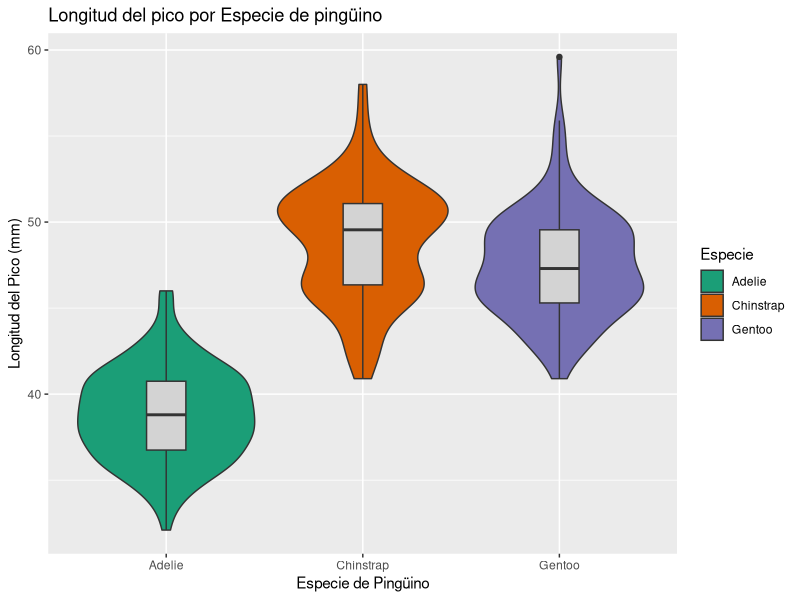
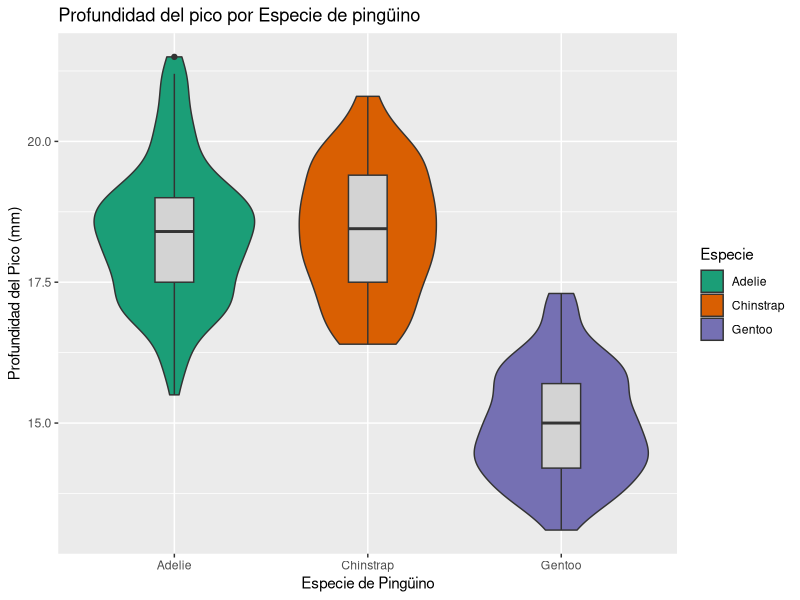
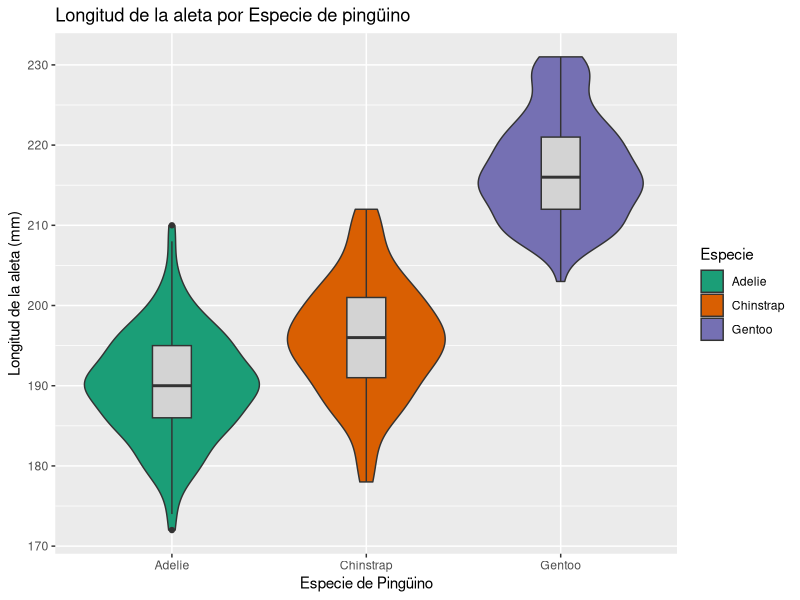
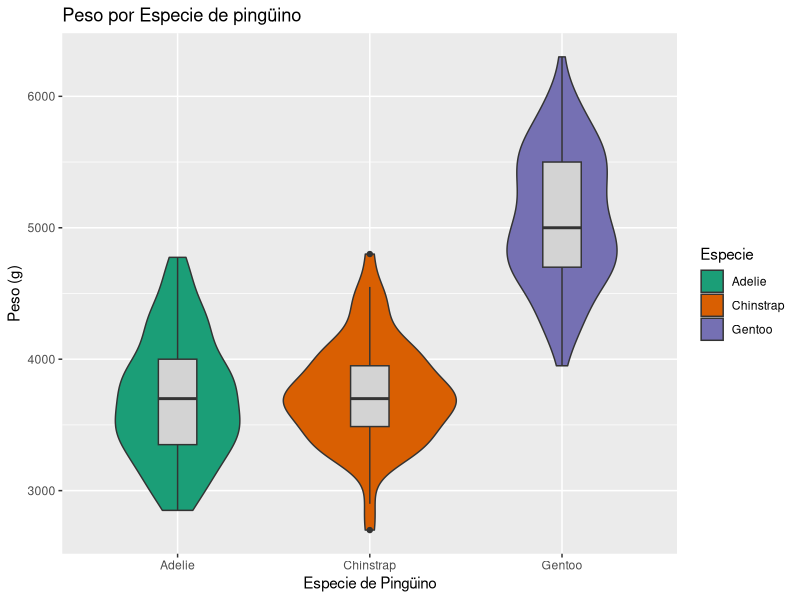
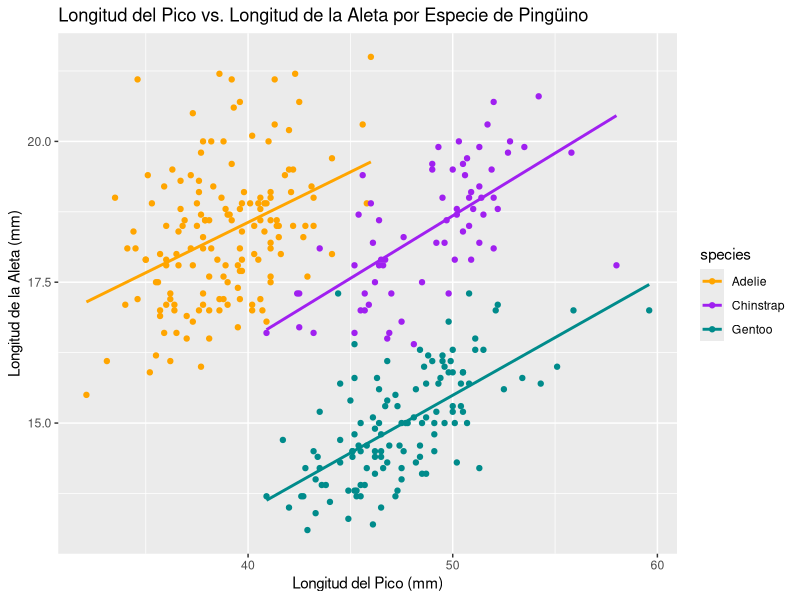
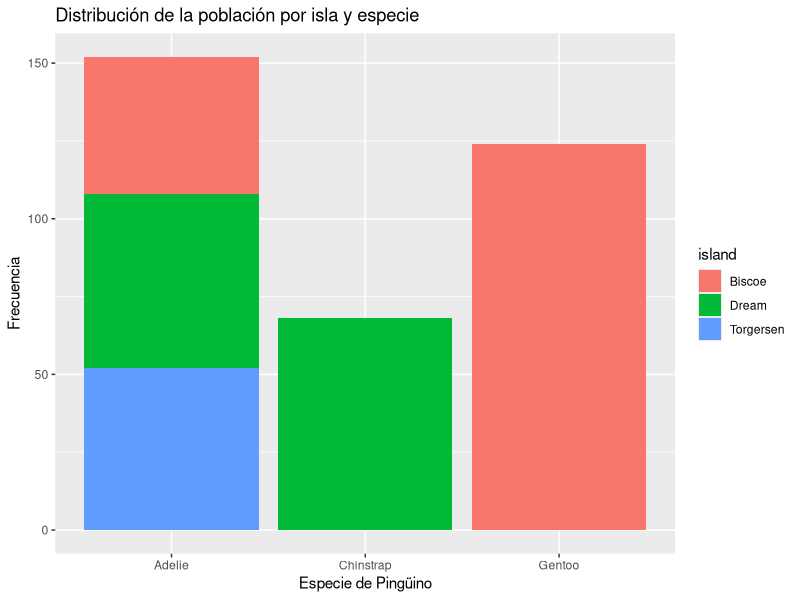
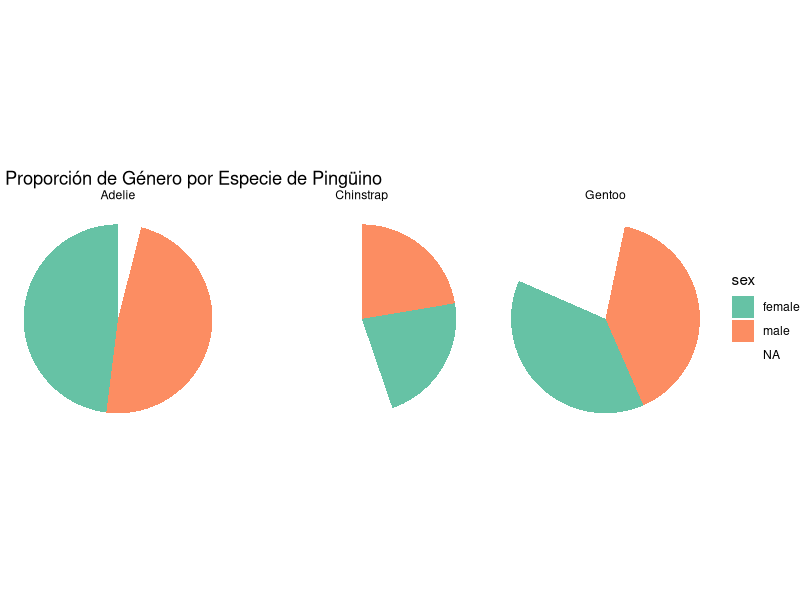
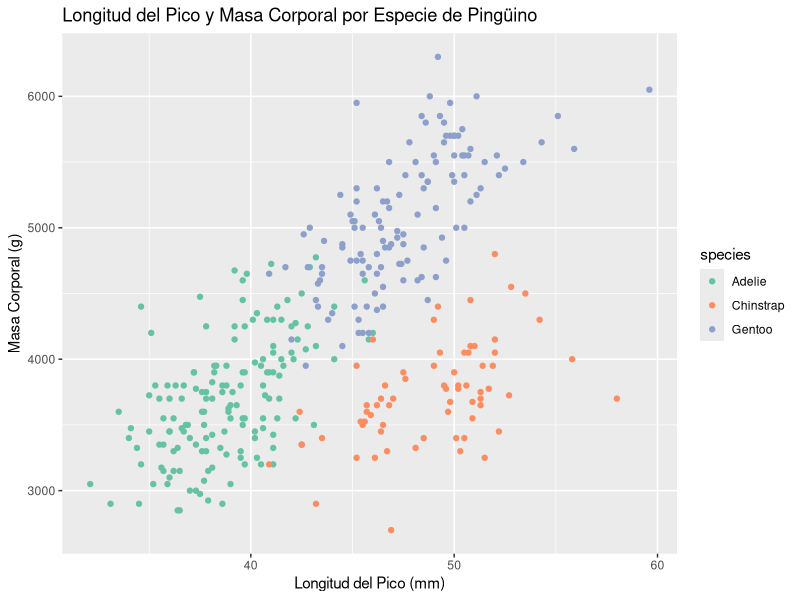

These figures' R source, in order:
## ---- chunk 1
library(palmerpenguins)
library(ggplot2)
#library(stat_binhex)
library(corrplot)
library(tidyr)
## ---- chunk 2
library(palmerpenguins)
str(penguins)
nrows=nrow(penguins)
## ---- chunk 3
x=table(penguins$species)
c(x,"NA's"=sum(is.na(penguins$species)))
## ---- chunk 4
x=table(penguins$island)
c(x,"NA's"=sum(is.na(penguins$islands)))
## ---- chunk 5
estadisticos=summary(penguins$bill_length_mm)
estadisticos
## ---- chunk 6
estadisticos=summary(penguins$bill_depth_mm)
estadisticos
## ---- chunk 7
estadisticos=summary(penguins$flipper_length_mm)
estadisticos
## ---- chunk 8
pesos=na.omit(penguins$body_mass_g)
sum(pesos%%5)
## ---- chunk 9
estadisticos=summary(penguins$body_mass_g)
estadisticos
## ---- chunk 10
x=table(penguins$sex)
c(x,"NA's"=sum(is.na(penguins$sex)))
## ---- chunk 11
penguins$year=factor(penguins$year, ordered=TRUE)
penguins %>% str
## ---- chunk 12
x=table(penguins$year)
c(x,"NA's"=sum(is.na(penguins$year)))
## ---- chunk 13
library(ggplot2)
species_colors = c("orange", "purple", "darkcyan")
## ---- chunk 14

ggplot(penguins, aes(x = species, y = bill_length_mm, fill = species)) +
  geom_violin() +
  geom_boxplot(width=0.2, fill="lightgray") +
  labs(x = "Especie de Pingüino", y = "Longitud del Pico (mm)",
       title = "Longitud del pico por Especie de pingüino") +
  scale_fill_brewer(palette = "Dark2") +
  guides(fill=guide_legend(title="Especie"))
## ---- chunk 15
ggplot(penguins, aes(x = species, y = bill_depth_mm, fill = species)) +
  geom_violin() +
  geom_boxplot(width=0.2, fill="lightgray") +
  labs(x = "Especie de Pingüino", y = "Profundidad del Pico (mm)",
       title = "Profundidad del pico por Especie de pingüino") +
  scale_fill_brewer(palette = "Dark2")+
  guides(fill=guide_legend(title="Especie"))
## ---- chunk 16
ggplot(penguins, aes(x = species, y = flipper_length_mm, fill = species)) +
  geom_violin() +
  geom_boxplot(width=0.2, fill="lightgray") +
  labs(x = "Especie de Pingüino", y = "Longitud de la aleta (mm)",
       title = "Longitud de la aleta por Especie de pingüino") +
  scale_fill_brewer(palette = "Dark2")+
  guides(fill=guide_legend(title="Especie"))
## ---- chunk 17
ggplot(penguins, aes(x = species, y = body_mass_g, fill = species)) +
  geom_violin() +
  geom_boxplot(width=0.2, fill="lightgray") +
  labs(x = "Especie de Pingüino", y = "Peso (g)",
       title = "Peso por Especie de pingüino") +
  scale_fill_brewer(palette = "Dark2")+
  guides(fill=guide_legend(title="Especie"))
## ---- chunk 18
ggplot(penguins, aes(x = bill_length_mm, y = bill_depth_mm, color = species)) +
  geom_point() + 
  geom_smooth(method = "lm", se = FALSE) +
  labs(x = "Longitud del Pico (mm)", y = "Longitud de la Aleta (mm)",
       title = "Longitud del Pico vs. Longitud de la Aleta por Especie de Pingüino") +
  scale_color_manual(values=species_colors)
## ---- chunk 19
ggplot(penguins, aes(fill=island, x=species)) +
  geom_bar() +
  labs(x = "Especie de Pingüino", y = "Frecuencia",
       title = "Distribución de la población por isla y especie")
## ---- chunk 20
p <- ggplot(penguins, aes(x = "", fill = sex)) +
  geom_bar(width = 1) +
  coord_polar(theta = "y") +
  facet_wrap(~species) +
  labs(x = NULL, y = NULL,
       title = " Proporción de Género por Especie de Pingüino") +
  theme_void() +
  scale_fill_brewer(palette = "Set2")

print(p)
## ---- chunk 21
p <- ggplot(penguins, aes(x = bill_length_mm, y = body_mass_g)) +
  geom_point(aes(color = species)) +
  labs(x = "Longitud del Pico (mm)", y = "Masa Corporal (g)",
       title = "Longitud del Pico y Masa Corporal por Especie de Pingüino") +
  scale_color_brewer(palette = "Set2")

print(p)
## ---- chunk 22
p <- ggplot(penguins, aes(x = bill_length_mm, y = bill_depth_mm, color = species)) +
  geom_point() +
  geom_smooth(method = "lm", se = FALSE) +
  labs(x = "Longitud del Pico (mm)", y = "Profundidad del Pico (mm)",
       title = "Dimensiones del Pico por Especie de Pingüino") +
  scale_color_brewer(palette = "Set2")

print(p)
## ---- chunk 23
ggplot(penguins, aes(x = year, y = body_mass_g, fill=year)) +
  geom_violin() +
  labs(x = "Año", y = "Peso Corporal (g)",
       title = " Año vs. Peso Corporal de Pingüinos") +
  scale_fill_brewer(palette = "Set2")
## ---- chunk 24
ggplot(penguins, aes(x = year, y = body_mass_g, fill=year)) +
  geom_violin() +
  labs(x = "Año", y = "Peso Corporal Promedio (g)",
       title = "Peso Corporal Promedio de Pingüinos por Año")

print(p)
## ---- chunk 25
ggplot(penguins, aes(x = species, y = body_mass_g, fill = species)) +
  geom_violin() +
  geom_boxplot(width=0.2, fill="lightgray") +
  labs(x = "Especie de Pingüino", y = "Peso (g)",
       title = "Peso por Especie de Pingüino") +
  scale_fill_brewer(palette = "Dark2")
## ---- chunk 26
library(ggplot2)

p <- ggplot(penguins, aes(x = interaction(species, island), y = bill_length_mm)) +
  geom_bar(stat = "summary", fun = "mean", fill = "skyblue", position = "dodge") +
  labs(x = "Especie e Isla", y = "Longitud del Pico Promedio (mm)",
       title = "Longitud del Pico Promedio por Combinación de Especie e Isla") +
  theme(axis.text.x = element_text(angle = 45, hjust = 1))

print(p)
## ---- chunk 27
#Para poder la foto:
#descarga la foto y pollo en el directori del cartografia
# instruccion:  ![Descripcion que quieras]{ruta}
